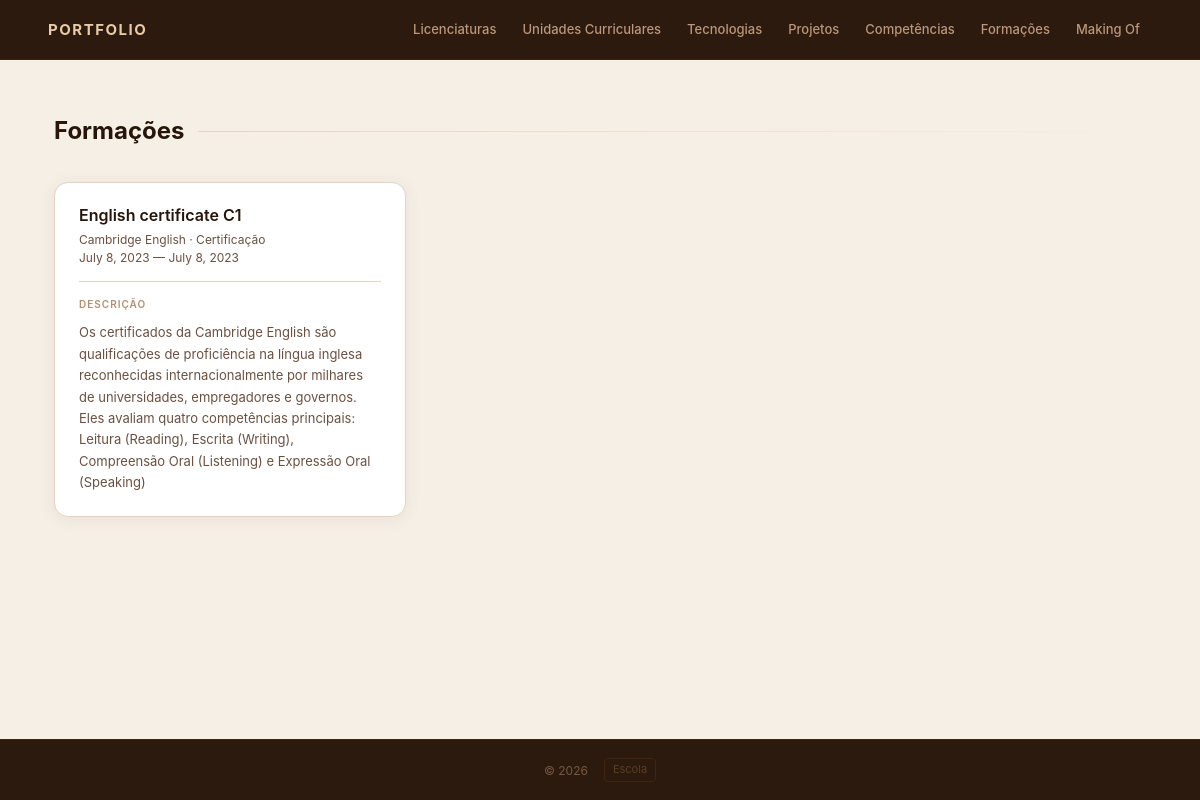
Screenshot of /formacoes/ with the database file from the repository.
### portfolio/models.py (models this page shows, shortened)
class Formacao(models.Model):
    TIPO_CHOICES = [
        ('academica', 'Académica'),
        ('curso', 'Curso Online'),
        ('certificacao', 'Certificação'),
        ('workshop', 'Workshop'),
        ('outro', 'Outro'),
    ]
    titulo = models.CharField(max_length=200)
    instituicao = models.CharField(max_length=200)
    tipo = models.CharField(max_length=20, choices=TIPO_CHOICES, default='curso')
    data_inicio = models.DateField()
    data_fim = models.DateField(blank=True, null=True)
    certificado_url = models.URLField(blank=True)
    descricao = models.TextField(blank=True)
    class Meta:
        ordering = ['-data_inicio']  # ordena do mais recente para o mais antigo <-- visto no Claude

### portfolio/views.py (the view)
# urls.py: path('formacoes/', views.formacoes_view, name='formacoes'),
def formacoes_view(request):
    formacoes = Formacao.objects.all()
    return render(request, 'portfolio/formacoes.html', {'formacoes': formacoes})

### portfolio/templates/portfolio/formacoes.html
{% extends 'portfolio/base.html' %}
{% block content %}
<h2 class="page-title">Formações</h2>
<section class="cards-grid">
    {% for formacao in formacoes %}
    <article>
        <header>
            <h3>{{ formacao.titulo }}</h3>
            <p>{{ formacao.instituicao }} &middot; {{ formacao.get_tipo_display }}</p>
            <p>{{ formacao.data_inicio }}{% if formacao.data_fim %} — {{ formacao.data_fim }}{% endif %}</p>
        </header>
        {% if formacao.descricao %}
        <section>
            <h4>Descrição</h4>
            <p class="desc">{{ formacao.descricao }}</p>
        </section>
        {% endif %}
    </article>
    {% endfor %}
</section>
{% endblock %}

### portfolio/static/portfolio/styles.css (style rules this page uses)
:root { --bg: #f5efe6; --bg-card: #ffffff; --bg-card-hover:#fdf8f2; --border: #e2d5c3; --border-hover: #c4a47c; --accent: #8b5e3c; --accent-soft: rgba(139,94,60,0.08); --accent-mid: #a5703f; --text: #261508; --text-muted: #6b5040; --text-faint: #b09070; --radius: 14px; --shadow: 0 2px 16px rgba(100,60,20,0.08); --shadow-hover: 0 8px 28px rgba(100,60,20,0.14); }
* { box-sizing: border-box; margin: 0; padding: 0; }
body { font-family: "Inter", "Segoe UI", system-ui, -apple-system, sans-serif; background: var(--bg); color: var(--text); line-height: 1.6; min-height: 100vh; display: flex; flex-direction: column; }
h2.page-title { font-size: 24px; font-weight: 700; color: var(--text); margin-bottom: 32px; display: flex; align-items: center; gap: 14px; }
h2.page-title::after { content: ''; flex: 1; height: 1px; background: linear-gradient(to right, var(--border), transparent); }
.cards-grid { display: grid; grid-template-columns: repeat(auto-fill, minmax(300px, 1fr)); gap: 18px; }
article { background: var(--bg-card); border: 1px solid var(--border); border-radius: var(--radius); padding: 22px 24px; box-shadow: var(--shadow); transition: transform 0.2s ease, border-color 0.2s, box-shadow 0.2s; position: relative; overflow: hidden; }
article::before { content: ''; position: absolute; top: 0; left: 0; width: 3px; height: 100%; background: linear-gradient(to bottom, var(--accent), transparent); opacity: 0; transition: opacity 0.2s; }
article > header { margin-bottom: 14px; }
article > header h3 { font-size: 16px; font-weight: 600; color: var(--text); margin-bottom: 5px; line-height: 1.3; }
article > header p { font-size: 12px; color: var(--text-muted); line-height: 1.5; }
article > section { margin-top: 14px; padding-top: 14px; border-top: 1px solid var(--border); }
article > section > h4 { font-size: 10px; font-weight: 600; text-transform: uppercase; letter-spacing: 0.1em; color: var(--text-faint); margin-bottom: 10px; }
article > section > p.desc { font-size: 13px; color: var(--text-muted); line-height: 1.65; }

### rows the page displays
Formacao: titulo "English certificate C1", instituicao "Cambridge English", tipo "Certificação", data_inicio "July 8, 2023", data_fim "July 8, 2023", descricao "Os certificados da Cambridge English são qualificações de proficiência na língua inglesa reconhecidas internacionalmente por milhares de universidades, empregadores e governos. Eles avaliam quatro competências principais: Leitura (Reading), Escrita (Writing), Compreensão Oral (Listening) e Expressão Oral (Speaking)"
